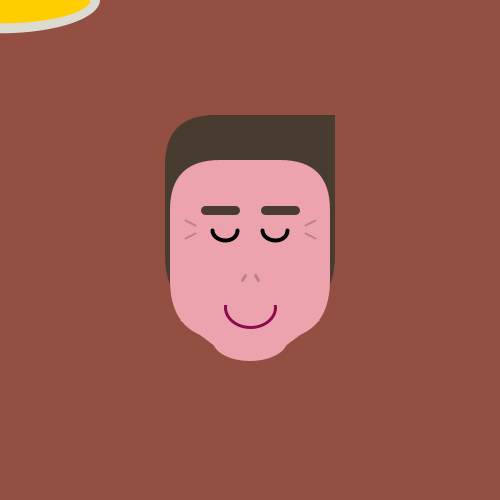
Frame 1 (no input)
Frame 60 (the mouse pressed at the canvas centre just before this capture): identical to frame 1, image omitted
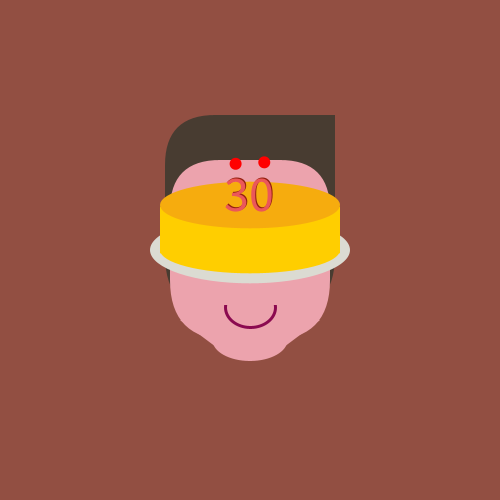
Frame 120 (the mouse held since frame 60 and released just before this capture)

The Processing sketch that drew these frames (run headless with seeded random() and noise(); from frame 60 on, the mouse is pressed at the canvas centre):

// Processing sketch: processing_135653
// ── processing_135653.pde



float ellipseSize = 200;
float cake = 20;
String word = "30";
float fire = 12;
float rectX =80;
float rectY =30;
color Mouth = color(236, 163, 173);
color hair = color(72, 60, 49);

void setup() {
  //canvas size and color
  size (500, 500);
}


void draw() {
  background( #924f42 );


  //FEDERICO

  //hair
  fill(hair);
  noStroke();
  rectMode(CENTER);
  rect (250, 215, 170, 200, 50, 0, 60, 60);

  //face
  fill (236, 163, 173);
  noStroke();
  rectMode(CENTER);
  rect (250, 250, 160, 180, 50, 50, 60, 60);
  rectMode(CORNER);
  //rect (165, 250, 170, 100, 0, 0, 60, 60);
  //ellipse (250, 330, 120, 80);

  beginShape();
  vertex(280, 350);
  vertex(220, 350);
  vertex(180, 320);
  vertex(320, 320);
  endShape(CLOSE);
  ellipse(250, 340, 75, 42);

  // eyes
  stroke(#000000);
  strokeWeight(4);
  noFill();
  arc(225, 230, 25, 20, 0, PI );
  arc(275, 230, 25, 20, 0, PI );
  stroke(184, 132, 135);
  strokeWeight(2);
  line(195, 233, 185, 238);
  line(195, 225, 185, 220);
  line(305, 233, 315, 238);
  line(305, 225, 315, 220);

  //eyebrown
  stroke(#483c32);
  strokeWeight(9);
  line(265, 210, 295, 210);
  line(235, 210, 205, 210);

  //mouth
  fill(Mouth);
  strokeWeight(3);
  stroke(#8b0a50);
  ellipse(250,307,50,40);
  fill(236, 163, 173);
  noStroke();
  rectMode(CENTER);
  rect(250,290,rectX,rectY);
  //arc(250, 300, 50, 40, 0, PI);
  stroke (330, 200, 190);
  strokeWeight(3);
  stroke(184, 132, 135);
  line(255, 275, 258, 280);
  line(245, 275, 242, 280);


  //Mouse
  noStroke();
  fill(219, 219, 210);
  ellipse(mouseX, mouseY, ellipseSize, ellipseSize/3);
  fill(255, 206, 0);
  rectMode(CENTER);
  rect(mouseX, mouseY-20, ellipseSize -cake, ellipseSize/3 - cake);
  ellipse(mouseX, mouseY, ellipseSize-cake, ellipseSize/3-cake);
  fill(246, 172, 14);
  ellipse(mouseX, mouseY-45, ellipseSize-cake, ellipseSize/3-cake);
  textSize(50);
  fill(148, 32, 15);
  textAlign(CENTER);
  text(word, mouseX, mouseY-40);
  fill(235, 87, 89);
  text(word, mouseX-1, mouseY-39);
  fill(255, 0, 0);
  ellipse(mouseX + 15 + random(-1, 1), mouseY - 88 + random(-1, 2), fire, fire);
  ellipse(mouseX -15 + random(-1, 1), mouseY - 88 + random(-1, 2), fire, fire);
}

 void mouseClicked() {
  if (fire == 12 && rectX==80 && rectY==30) {
    fire = 0;
    rectX = 0;
    rectY = 0;
    Mouth = color (255,0,0,20);
    hair = color(129);
  } else {
    fire = 12;
    rectX=80;
    rectY=30;
    Mouth = color (236, 163, 173);
    hair = color(72, 60, 49);
  }
 }
 

 
